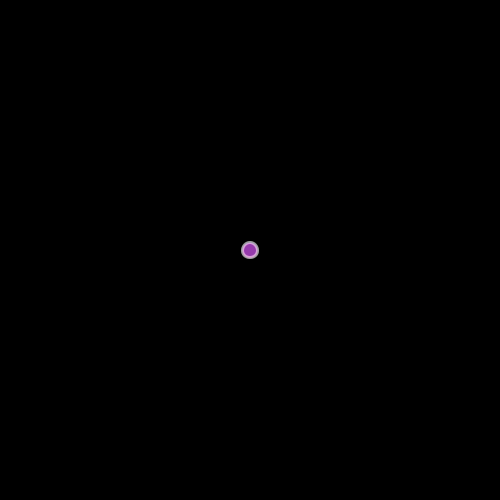
Frame 1 (no input)
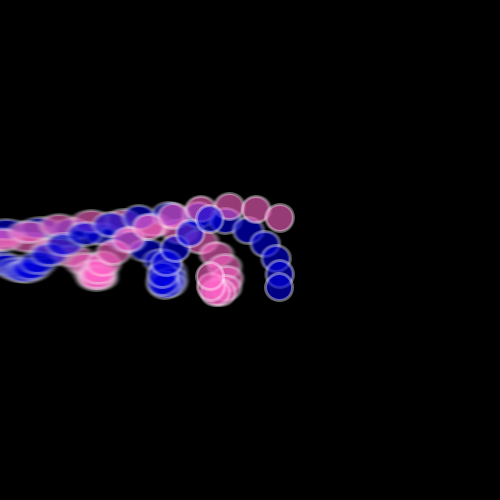
Frame 60 (the mouse pressed at the canvas centre just before this capture)
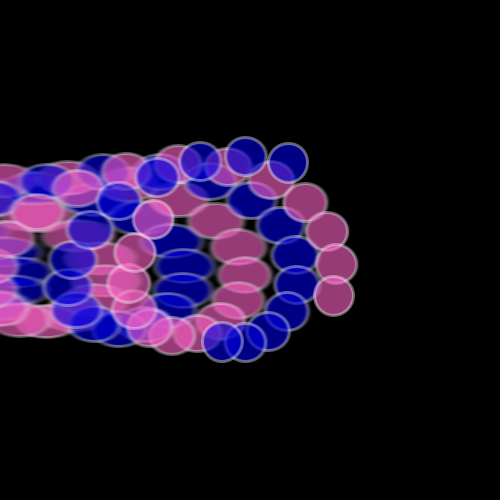
Frame 120 (the mouse held since frame 60 and released just before this capture)

The Processing sketch that drew these frames (run headless with seeded random() and noise(); from frame 60 on, the mouse is pressed at the canvas centre):

// Processing sketch: processing_53718
// ── processing_53718.pde

float x;
float y;

float deg = 360 / (1 + ((1 + sqrt(5)) / 2));
float dia = 15;
int i;
float t;

color bd = color(0, 0, 225, 150); 
color rd = color(255, 100, 200, 150);

void setup() {
  size(500, 500);
  background(0);
  strokeWeight(3);
  stroke(255,100);
  smooth();
}

void draw() {
  PImage preImage = get();
  background(0);
  blend(preImage, 10, 0, width, height, 0, 0, width, height, ADD);

  translate(width/2, height/2);

  danmaku(bd, 1);
  danmaku(rd, -1);
}

void danmaku(color clr, int fugou) {

  float rad = radians(deg * i);

  x = fugou * cos(rad) * i * 0.2;
  y = fugou * sin(rad) * i * 0.2;

  fill(clr);
  ellipse(x, y, dia, dia);
//
//  if (i < 600) {
//    dia = 20;
//    i += 5;
//  }
  if (i < 1300) {
    dia += 0.1;
    i += 2;
  }
//  else if (i < 1500) {
//    dia = 30;
//    i += 2;
//  }
  else {
    dia = 15;
    i = 0;
  }
}
